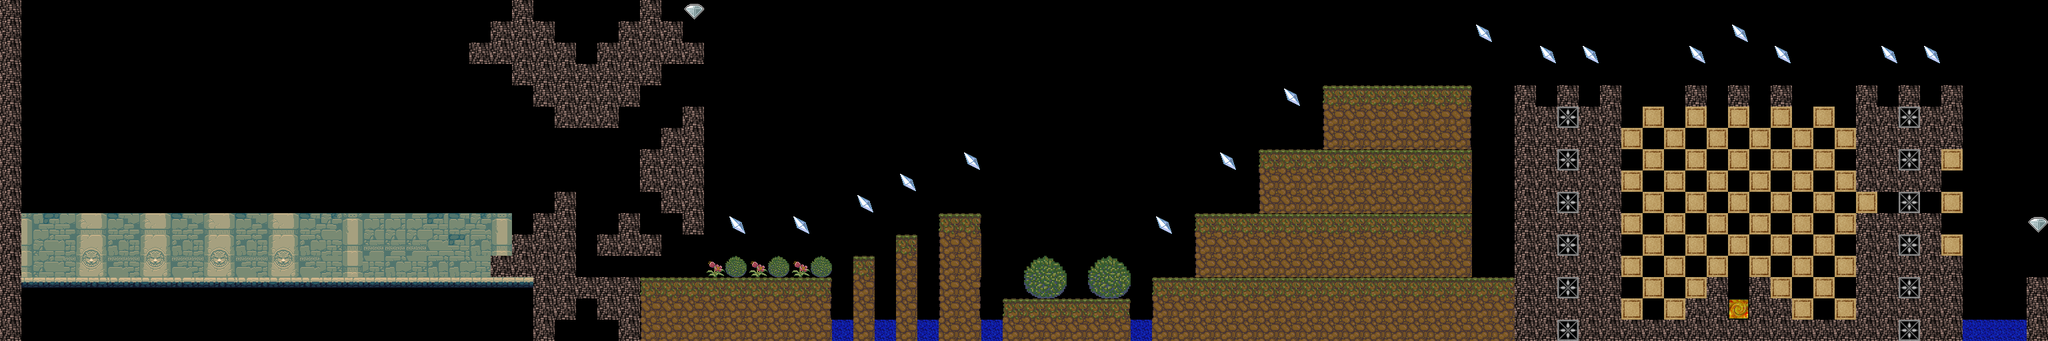

A 2D game scene composited from a Tiled map and its tileset images. What follows is a short description and the map's XML, with every tile layer's data as written:
An orthogonal 96x16 tile map with 32x32 px tiles, 1 tile layer (Tile Layer 1).

<map version="1.0" orientation="orthogonal" renderorder="right-down" width="96" height="16" tilewidth="32" tileheight="32" nextobjectid="1">
 <tileset firstgid="1" name="MapTemplate" tilewidth="32" tileheight="32" tilecount="768" columns="32">
  <image source="MapTemplate.png" trans="ff00ff" width="1024" height="768" />
 </tileset>
 <layer name="Tile Layer 1" width="96" height="16">
  <data encoding="csv">
163,0,258,258,0,258,258,0,258,258,0,258,258,0,258,258,0,258,258,0,258,258,0,258,163,0,258,258,258,0,163,0,214,0,0,0,0,0,0,0,0,0,0,0,0,0,0,0,0,0,0,0,0,0,0,0,0,0,0,0,0,0,0,0,0,0,0,0,0,0,0,0,0,0,0,0,0,0,0,0,0,0,0,0,0,0,0,0,0,0,0,0,0,0,0,0,
163,258,0,258,258,258,0,258,0,258,258,258,0,258,0,258,258,258,0,258,0,258,258,163,163,163,0,258,0,163,163,163,0,0,0,0,0,0,0,0,0,0,0,0,0,0,0,0,0,0,0,0,0,0,0,0,0,0,0,0,0,0,0,0,0,0,0,0,0,151,0,0,0,0,0,0,0,0,0,0,0,151,0,0,0,0,0,0,0,0,0,0,0,0,0,0,
163,0,258,258,0,258,258,0,258,258,0,258,258,0,258,258,0,258,258,0,258,258,163,163,163,163,163,0,163,163,163,163,163,0,0,0,0,0,0,0,0,0,0,0,0,0,0,0,0,0,0,0,0,0,0,0,0,0,0,0,0,0,0,0,0,0,0,0,0,0,0,0,151,0,151,0,0,0,0,151,0,0,0,151,0,0,0,0,151,0,151,0,0,0,0,0,
163,258,0,258,258,258,0,258,0,258,258,258,0,258,0,258,258,258,0,258,0,258,258,258,163,163,163,163,163,163,163,258,258,0,0,0,0,0,0,0,0,0,0,0,0,0,0,0,0,0,0,0,0,0,0,0,0,0,0,0,0,0,0,0,0,0,0,0,0,0,0,0,0,0,0,0,0,0,0,0,0,0,0,0,0,0,0,0,0,0,0,0,0,0,0,0,
163,258,258,0,258,0,258,258,258,0,258,0,258,258,258,0,258,0,258,258,258,0,258,0,258,163,163,163,163,163,258,258,258,0,0,0,0,0,0,0,0,0,0,0,0,0,0,0,0,0,0,0,0,0,0,0,0,0,0,0,151,0,201,202,202,202,202,202,203,0,0,163,0,163,0,163,0,0,0,163,0,163,0,163,0,0,0,163,0,163,0,163,0,0,0,0,
163,258,258,258,0,258,258,258,258,258,0,258,258,258,258,258,0,258,258,258,258,258,0,258,258,258,163,163,163,258,258,258,163,0,0,0,0,0,0,0,0,0,0,0,0,0,0,0,0,0,0,0,0,0,0,0,0,0,0,0,0,0,233,234,234,234,234,234,235,0,0,163,163,68,163,163,2684354818,71,2684354818,71,2684354818,71,2684354818,71,2684354818,71,2684354818,163,163,68,163,163,0,0,0,0,
163,258,258,0,258,0,258,258,258,0,258,0,258,258,258,0,258,0,258,258,258,0,258,0,258,258,258,258,258,258,258,163,163,0,0,0,0,0,0,0,0,0,0,0,0,0,0,0,0,0,0,0,0,0,0,0,0,0,0,0,0,0,233,234,234,234,234,234,235,0,0,163,163,163,163,163,71,2684354818,71,2684354818,71,2684354818,71,2684354818,71,2684354818,71,163,163,163,163,163,0,0,0,0,
163,258,0,258,258,258,0,258,0,258,258,258,0,258,0,258,258,258,0,258,0,258,258,258,0,258,258,258,258,258,163,163,163,0,0,0,0,0,0,0,0,0,0,0,0,151,0,0,0,0,0,0,0,0,0,0,0,151,0,201,202,202,202,202,202,202,202,202,202,0,0,163,163,68,163,163,2684354818,71,2684354818,71,2684354818,71,2684354818,71,2684354818,71,2684354818,163,163,68,163,71,0,0,0,0,
163,0,258,258,0,258,258,0,258,258,0,258,258,0,258,258,0,258,258,0,258,258,0,258,258,0,258,258,258,258,163,163,163,0,0,0,0,0,0,0,0,0,151,0,0,0,0,0,0,0,0,0,0,0,0,0,0,0,0,233,234,234,234,234,234,234,234,234,234,0,0,163,163,163,163,163,71,2684354818,71,2684354818,71,2684354818,71,2684354818,71,2684354818,71,163,163,163,163,258,0,0,0,0,
163,258,0,258,258,258,0,258,0,258,258,258,0,258,0,258,258,258,0,258,0,258,258,258,0,258,163,258,258,258,258,163,163,0,0,0,0,0,0,0,151,0,0,0,0,0,0,0,0,0,0,0,0,0,0,0,0,0,0,233,234,234,234,234,234,234,234,234,234,0,0,163,163,68,163,163,2684354818,71,2684354818,71,2684354818,71,2684354818,71,2684354818,71,2684354818,71,258,68,258,71,0,0,0,0,
163,450,451,452,453,454,452,453,454,452,453,454,452,453,454,462,463,464,464,464,451,454,462,463,258,163,163,258,258,163,258,258,163,0,151,0,0,151,0,0,0,0,0,0,201,203,0,0,0,0,0,0,0,0,151,0,201,202,202,202,202,202,202,202,202,202,202,202,202,0,0,163,163,163,163,163,71,2684354818,71,2684354818,71,2684354818,71,2684354818,71,2684354818,71,163,163,163,163,258,0,0,0,214,
163,482,483,484,485,486,484,485,486,484,485,486,484,485,486,494,495,496,496,496,483,451,486,495,163,163,163,258,163,163,163,258,258,0,0,0,0,0,0,0,0,0,202,0,233,234,0,0,0,0,0,0,0,0,0,0,233,234,234,234,234,234,234,234,234,234,234,234,234,0,0,163,163,68,163,163,2684354818,71,2684354818,71,2684354818,71,2684354818,71,2684354818,71,2684354818,163,163,68,163,71,0,0,0,0,
163,482,483,516,517,518,516,517,518,516,517,518,516,517,518,494,495,494,493,494,493,493,494,163,163,163,163,258,258,258,258,258,258,171,169,171,169,171,169,0,202,0,234,0,233,234,0,0,77,78,0,77,78,0,0,0,233,234,234,234,234,234,234,234,234,234,234,234,234,0,0,163,163,163,163,163,71,2684354818,71,2684354818,71,2684354818,71,2684354818,71,2684354818,71,163,163,163,163,163,0,0,0,0,
163,548,548,548,549,550,551,552,553,548,549,550,551,552,553,548,548,548,548,548,548,548,548,548,548,163,163,163,163,163,201,202,202,202,202,202,202,202,203,0,234,0,234,0,233,235,0,0,109,110,0,109,110,0,201,202,202,202,202,202,202,202,202,202,202,202,202,202,202,202,202,163,163,68,163,163,2684354818,71,2684354818,71,163,258,163,71,2684354818,71,2684354818,163,163,68,163,163,0,0,0,163,
163,258,258,258,258,258,258,258,258,258,258,258,258,258,258,258,258,258,258,258,258,258,258,258,258,163,163,0,163,163,233,234,234,234,234,234,234,234,235,0,234,0,234,0,233,235,0,201,202,202,202,202,203,0,233,234,234,234,234,234,234,234,234,234,234,234,234,234,234,234,234,163,163,163,163,163,71,2684354818,71,163,163,193,163,163,71,2684354818,71,163,163,163,163,163,0,0,0,163,
163,258,258,258,258,258,258,258,258,258,258,258,258,258,258,258,258,258,258,258,258,258,258,258,258,163,0,0,0,163,233,234,234,234,234,234,234,234,234,195,234,195,234,195,234,234,195,234,234,234,234,234,234,195,234,234,234,234,234,234,234,234,234,234,234,234,234,234,234,234,234,163,163,68,163,163,163,163,163,163,163,163,163,163,163,163,163,163,163,68,163,163,195,195,195,163
</data>
 </layer>
</map>